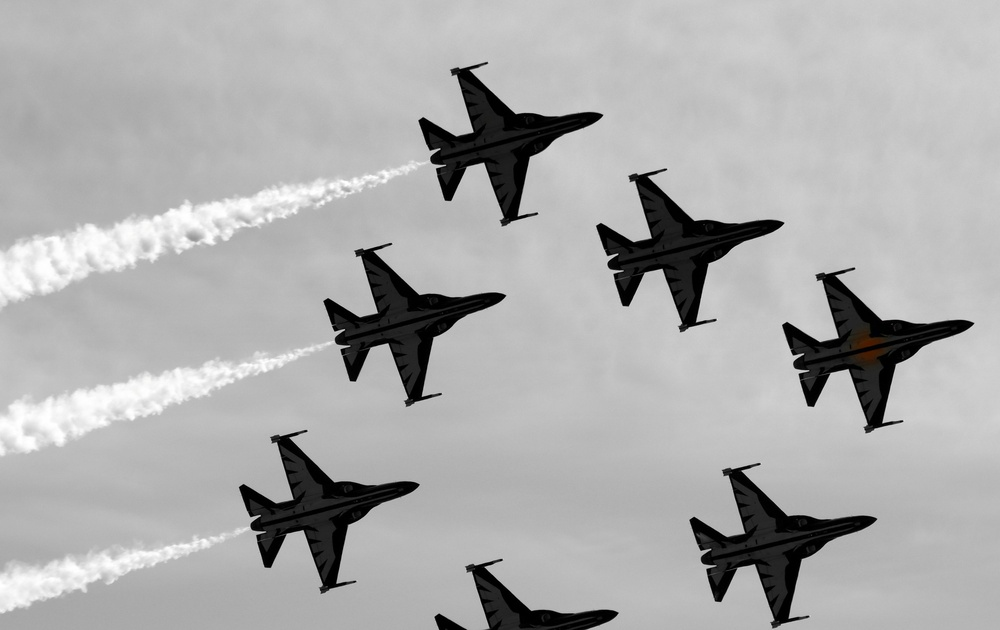
#> input picture NOV17/Search.jpg, 1000 x 630 px, shrunk from 3000 x 1890 before the run
$ jupyter execute --allow-errors day11_template_matching.ipynb
#> lines starting #> are read from the running program, lines starting #| are printed output that depends on the picture
[cell 1]
import cv2
import numpy as np
import matplotlib.pyplot as plt

# Load images
big = cv2.imread("Search.jpg", 0)      # main image
#> big: shape (630, 1000); min 0, max 255, mean 173
template = cv2.imread("template.jpg", 0)  # small template
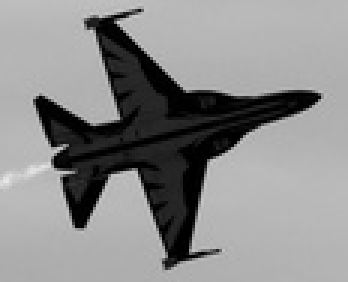
#> input picture NOV17/template.jpg, 116 x 94 px, shrunk from 348 x 282 before the run (shown 3 times larger)
#> template is the input picture: shape (94, 116); min 0, max 230, mean 139.6


# Choose method
method = cv2.TM_CCOEFF_NORMED

# Apply template matching
result = cv2.matchTemplate(big, template, method)
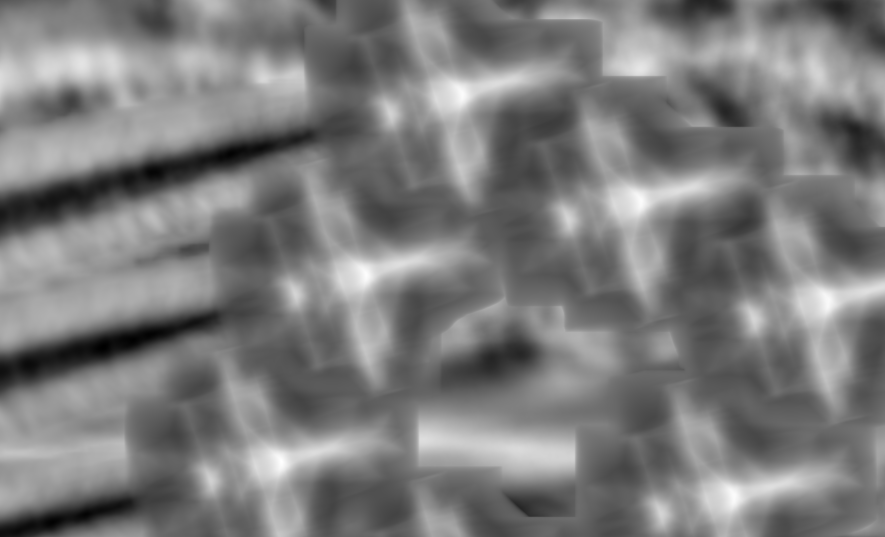
#> result: shape (537, 885) float32; min -0.501, max 0.525, mean -0.00089; drawn with min black and max white

# Get best location
min_val, max_val, min_loc, max_loc = cv2.minMaxLoc(result)
#> min_val = -0.501; max_val = 0.525; min_loc = (103, 347); max_loc = (281, 461)

# For TM_CCOEFF_NORMED → best match = max_loc
top_left = max_loc # For TM_SQDIFF_NORMED → best match = min_loc
#> top_left = (281, 461)

h, w = template.shape[::]
#> h = 94; w = 116

bottom_right = (top_left[0] + w, top_left[1] + h)
#> bottom_right = (397, 555)

# Draw rectangle on the matched region
#> (the rest of this cell did not finish here and is left out)
